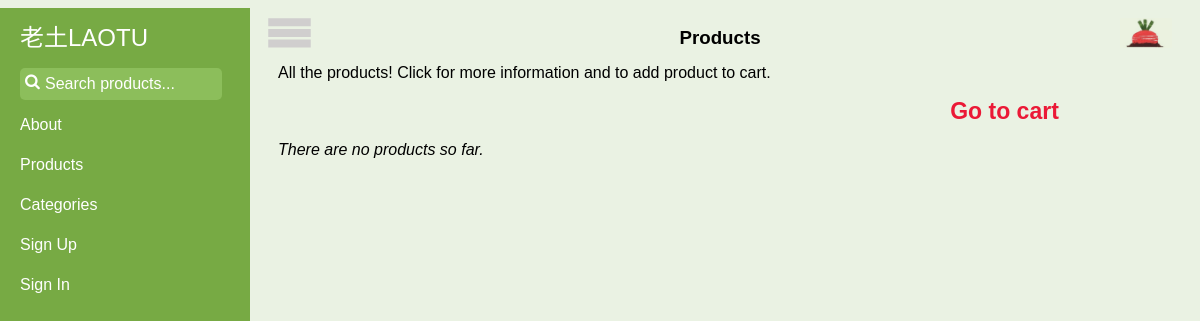
/products_list/fruti, run on an earlier commit of the app's database.
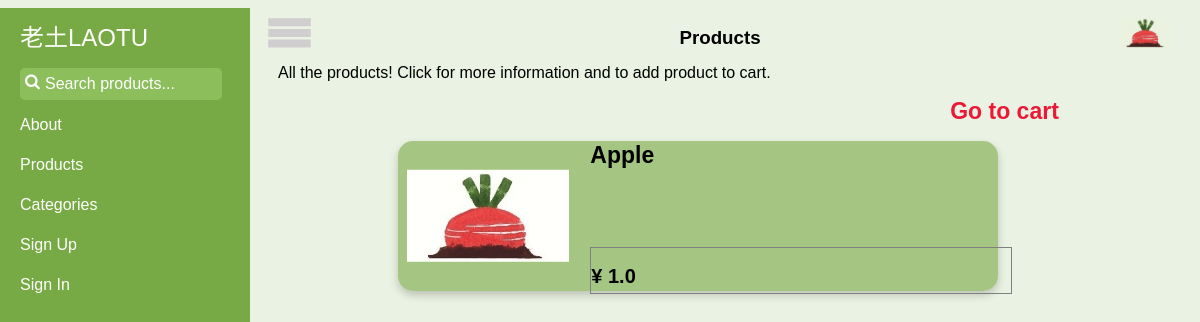
And on a later commit of the database.
### tables this page shows
CREATE TABLE product (
    product_id integer primary key autoincrement,
    title text not null,
    category text not null,
    quantity integer not null,
    price decimal(7,2) not null,
    description text not null,
    producer_id integer not null,
    FOREIGN KEY (producer_id) REFERENCES producer(producer_id)
);

### laotu.py (the view)
@app.route('/products_list/<category>')
def show_products_list_category(category):
    return render_template('products_list.html', products_list=query_db('''
        select * from product where category = ?''', (category, )))

### laotu.py (called while the page is built)
def get_db():
    top = _app_ctx_stack.top
    if not hasattr(top, 'sqlite_db'):
        top.sqlite_db = sqlite3.connect(app.config['DATABASE'])
        top.sqlite_db.row_factory = sqlite3.Row
    return top.sqlite_db

@app.teardown_appcontext
def close_database(exception):
    top = _app_ctx_stack.top
    if hasattr(top, 'sqlite_db'):
        top.sqlite_db.close()

def query_db(query, args=(), one=False):
    cur = get_db().execute(query, args)
    rv = cur.fetchall()
    return (rv[0] if rv else None) if one else rv

@app.before_request
def before_request():
    g.user = None
    if 'user_id' in session:
        g.user = query_db('select * from user where user_id = ?',
                          [session['user_id']], one=True)

### templates/products_list.html (shortened to what this page needs)
{% extends "layout.html" %}
{% block header %}Products{% endblock %}
{% block main %}
  All the products! Click for more information and to add product to cart.
  <div style="width: 150px; position:relative; left: 30%; margin: 1rem auto;">
    <h1><a href="{{ url_for('get_cart')}}">Go to cart</a></h1>
  </div>
  {% for product in products_list %}
    <div class="product-list" onclick="gotoURL('{{ url_for('show_product', product_id=product.product_id)}}')">
      <div class="product-image">
        <img src="{{ url_for('static', filename='images/laotu-logo.png') }}" class="product-image-tag">
      </div>
      <div class="info">
        <div class="title" style="">
          <h1>{{ product.title }}</h1>
        </div>
        <div style="position: absolute; height: 30%; width: 100%; top: 70%;border: 1px solid grey;">
          <h2 style="font-size: 20px; text-orientation: right">&#165 {{ product.price/100 }}</h2>
        </div>
      </div>
  {% else %}
    <em>There are no products so far.</em>
  {% endfor %}
{% endblock %}

What changed in the data, as far as the page shows it:
now on this page (row edited): product: title "Apple", product.price/100 "1.0"
Also different on the page:
text no longer shown: "There are no products so far."
